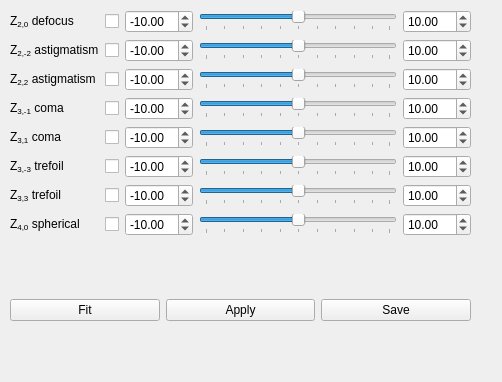
<?xml version="1.0" encoding="UTF-8"?>
<ui version="4.0">
 <class>Form</class>
 <widget class="QWidget" name="Form">
  <property name="geometry">
   <rect>
    <x>0</x>
    <y>0</y>
    <width>502</width>
    <height>382</height>
   </rect>
  </property>
  <property name="sizePolicy">
   <sizepolicy hsizetype="Fixed" vsizetype="Fixed">
    <horstretch>0</horstretch>
    <verstretch>0</verstretch>
   </sizepolicy>
  </property>
  <property name="windowTitle">
   <string>Form</string>
  </property>
  <widget class="QWidget" name="verticalLayoutWidget">
   <property name="geometry">
    <rect>
     <x>10</x>
     <y>10</y>
     <width>461</width>
     <height>311</height>
    </rect>
   </property>
   <layout class="QVBoxLayout" name="verticalLayout">
    <item>
     <layout class="QGridLayout" name="gridLayout">
      <item row="2" column="2">
       <widget class="QDoubleSpinBox" name="astigyMin">
        <property name="minimum">
         <double>-100.000000000000000</double>
        </property>
        <property name="maximum">
         <double>100.000000000000000</double>
        </property>
        <property name="value">
         <double>-10.000000000000000</double>
        </property>
       </widget>
      </item>
      <item row="6" column="2">
       <widget class="QDoubleSpinBox" name="trefoilpMin">
        <property name="minimum">
         <double>-100.000000000000000</double>
        </property>
        <property name="maximum">
         <double>100.000000000000000</double>
        </property>
        <property name="value">
         <double>-10.000000000000000</double>
        </property>
       </widget>
      </item>
      <item row="0" column="4">
       <widget class="QDoubleSpinBox" name="defocusMax">
        <property name="minimum">
         <double>-100.000000000000000</double>
        </property>
        <property name="maximum">
         <double>100.000000000000000</double>
        </property>
        <property name="value">
         <double>10.000000000000000</double>
        </property>
       </widget>
      </item>
      <item row="2" column="3">
       <widget class="QSlider" name="astigySlider">
        <property name="value">
         <number>50</number>
        </property>
        <property name="orientation">
         <enum>Qt::Horizontal</enum>
        </property>
        <property name="invertedAppearance">
         <bool>false</bool>
        </property>
        <property name="invertedControls">
         <bool>false</bool>
        </property>
        <property name="tickPosition">
         <enum>QSlider::TicksBelow</enum>
        </property>
       </widget>
      </item>
      <item row="3" column="1">
       <widget class="QCheckBox" name="comamCheck">
        <property name="toolTip">
         <string>fit</string>
        </property>
       </widget>
      </item>
      <item row="3" column="3">
       <widget class="QSlider" name="comamSlider">
        <property name="value">
         <number>50</number>
        </property>
        <property name="orientation">
         <enum>Qt::Horizontal</enum>
        </property>
        <property name="invertedAppearance">
         <bool>false</bool>
        </property>
        <property name="invertedControls">
         <bool>false</bool>
        </property>
        <property name="tickPosition">
         <enum>QSlider::TicksBelow</enum>
        </property>
       </widget>
      </item>
      <item row="1" column="4">
       <widget class="QDoubleSpinBox" name="astigxMax">
        <property name="minimum">
         <double>-100.000000000000000</double>
        </property>
        <property name="maximum">
         <double>100.000000000000000</double>
        </property>
        <property name="value">
         <double>10.000000000000000</double>
        </property>
       </widget>
      </item>
      <item row="4" column="1">
       <widget class="QCheckBox" name="comapCheck">
        <property name="toolTip">
         <string>fit</string>
        </property>
       </widget>
      </item>
      <item row="6" column="4">
       <widget class="QDoubleSpinBox" name="trefoilpMax">
        <property name="minimum">
         <double>-100.000000000000000</double>
        </property>
        <property name="maximum">
         <double>100.000000000000000</double>
        </property>
        <property name="value">
         <double>10.000000000000000</double>
        </property>
       </widget>
      </item>
      <item row="2" column="1">
       <widget class="QCheckBox" name="astigyCheck">
        <property name="toolTip">
         <string>fit</string>
        </property>
       </widget>
      </item>
      <item row="2" column="4">
       <widget class="QDoubleSpinBox" name="astigyMax">
        <property name="minimum">
         <double>-100.000000000000000</double>
        </property>
        <property name="maximum">
         <double>100.000000000000000</double>
        </property>
        <property name="value">
         <double>10.000000000000000</double>
        </property>
       </widget>
      </item>
      <item row="0" column="0">
       <widget class="QLabel" name="label_2">
        <property name="text">
         <string>Z&lt;sub&gt;2,0&lt;/sub&gt; defocus</string>
        </property>
       </widget>
      </item>
      <item row="0" column="1">
       <widget class="QCheckBox" name="defocusCheck">
        <property name="toolTip">
         <string>fit</string>
        </property>
       </widget>
      </item>
      <item row="5" column="1">
       <widget class="QCheckBox" name="trefoilmCheck">
        <property name="toolTip">
         <string>fit</string>
        </property>
       </widget>
      </item>
      <item row="5" column="2">
       <widget class="QDoubleSpinBox" name="trefoilmMin">
        <property name="minimum">
         <double>-100.000000000000000</double>
        </property>
        <property name="maximum">
         <double>100.000000000000000</double>
        </property>
        <property name="value">
         <double>-10.000000000000000</double>
        </property>
       </widget>
      </item>
      <item row="0" column="3">
       <widget class="QSlider" name="defocusSlider">
        <property name="value">
         <number>50</number>
        </property>
        <property name="orientation">
         <enum>Qt::Horizontal</enum>
        </property>
        <property name="invertedAppearance">
         <bool>false</bool>
        </property>
        <property name="invertedControls">
         <bool>false</bool>
        </property>
        <property name="tickPosition">
         <enum>QSlider::TicksBelow</enum>
        </property>
       </widget>
      </item>
      <item row="5" column="0">
       <widget class="QLabel" name="label_7">
        <property name="text">
         <string>Z&lt;sub&gt;3,-3&lt;/sub&gt; trefoil</string>
        </property>
       </widget>
      </item>
      <item row="1" column="0">
       <widget class="QLabel" name="label_3">
        <property name="text">
         <string>Z&lt;sub&gt;2,-2&lt;/sub&gt; astigmatism</string>
        </property>
       </widget>
      </item>
      <item row="3" column="0">
       <widget class="QLabel" name="label_5">
        <property name="text">
         <string>Z&lt;sub&gt;3,-1&lt;/sub&gt; coma</string>
        </property>
       </widget>
      </item>
      <item row="1" column="3">
       <widget class="QSlider" name="astigxSlider">
        <property name="value">
         <number>50</number>
        </property>
        <property name="orientation">
         <enum>Qt::Horizontal</enum>
        </property>
        <property name="invertedAppearance">
         <bool>false</bool>
        </property>
        <property name="invertedControls">
         <bool>false</bool>
        </property>
        <property name="tickPosition">
         <enum>QSlider::TicksBelow</enum>
        </property>
       </widget>
      </item>
      <item row="4" column="3">
       <widget class="QSlider" name="comapSlider">
        <property name="value">
         <number>50</number>
        </property>
        <property name="orientation">
         <enum>Qt::Horizontal</enum>
        </property>
        <property name="invertedAppearance">
         <bool>false</bool>
        </property>
        <property name="invertedControls">
         <bool>false</bool>
        </property>
        <property name="tickPosition">
         <enum>QSlider::TicksBelow</enum>
        </property>
       </widget>
      </item>
      <item row="6" column="3">
       <widget class="QSlider" name="trefoilpSlider">
        <property name="value">
         <number>50</number>
        </property>
        <property name="orientation">
         <enum>Qt::Horizontal</enum>
        </property>
        <property name="invertedAppearance">
         <bool>false</bool>
        </property>
        <property name="invertedControls">
         <bool>false</bool>
        </property>
        <property name="tickPosition">
         <enum>QSlider::TicksBelow</enum>
        </property>
       </widget>
      </item>
      <item row="0" column="2">
       <widget class="QDoubleSpinBox" name="defocusMin">
        <property name="minimum">
         <double>-100.000000000000000</double>
        </property>
        <property name="maximum">
         <double>100.000000000000000</double>
        </property>
        <property name="value">
         <double>-10.000000000000000</double>
        </property>
       </widget>
      </item>
      <item row="5" column="3">
       <widget class="QSlider" name="trefoilmSlider">
        <property name="value">
         <number>50</number>
        </property>
        <property name="orientation">
         <enum>Qt::Horizontal</enum>
        </property>
        <property name="invertedAppearance">
         <bool>false</bool>
        </property>
        <property name="invertedControls">
         <bool>false</bool>
        </property>
        <property name="tickPosition">
         <enum>QSlider::TicksBelow</enum>
        </property>
       </widget>
      </item>
      <item row="1" column="2">
       <widget class="QDoubleSpinBox" name="astigxMin">
        <property name="minimum">
         <double>-100.000000000000000</double>
        </property>
        <property name="maximum">
         <double>100.000000000000000</double>
        </property>
        <property name="value">
         <double>-10.000000000000000</double>
        </property>
       </widget>
      </item>
      <item row="6" column="0">
       <widget class="QLabel" name="label_8">
        <property name="text">
         <string>Z&lt;sub&gt;3,3&lt;/sub&gt; trefoil</string>
        </property>
       </widget>
      </item>
      <item row="3" column="2">
       <widget class="QDoubleSpinBox" name="comamMin">
        <property name="minimum">
         <double>-100.000000000000000</double>
        </property>
        <property name="maximum">
         <double>100.000000000000000</double>
        </property>
        <property name="value">
         <double>-10.000000000000000</double>
        </property>
       </widget>
      </item>
      <item row="3" column="4">
       <widget class="QDoubleSpinBox" name="comamMax">
        <property name="minimum">
         <double>-100.000000000000000</double>
        </property>
        <property name="maximum">
         <double>100.000000000000000</double>
        </property>
        <property name="value">
         <double>10.000000000000000</double>
        </property>
       </widget>
      </item>
      <item row="1" column="1">
       <widget class="QCheckBox" name="astigxCheck">
        <property name="toolTip">
         <string>fit</string>
        </property>
       </widget>
      </item>
      <item row="4" column="2">
       <widget class="QDoubleSpinBox" name="comapMin">
        <property name="minimum">
         <double>-100.000000000000000</double>
        </property>
        <property name="maximum">
         <double>100.000000000000000</double>
        </property>
        <property name="value">
         <double>-10.000000000000000</double>
        </property>
       </widget>
      </item>
      <item row="4" column="4">
       <widget class="QDoubleSpinBox" name="comapMax">
        <property name="minimum">
         <double>-100.000000000000000</double>
        </property>
        <property name="maximum">
         <double>100.000000000000000</double>
        </property>
        <property name="value">
         <double>10.000000000000000</double>
        </property>
       </widget>
      </item>
      <item row="2" column="0">
       <widget class="QLabel" name="label_4">
        <property name="text">
         <string>Z&lt;sub&gt;2,2&lt;/sub&gt; astigmatism</string>
        </property>
       </widget>
      </item>
      <item row="4" column="0">
       <widget class="QLabel" name="label_6">
        <property name="text">
         <string>Z&lt;sub&gt;3,1&lt;/sub&gt; coma</string>
        </property>
       </widget>
      </item>
      <item row="6" column="1">
       <widget class="QCheckBox" name="trefoilpCheck">
        <property name="toolTip">
         <string>fit</string>
        </property>
       </widget>
      </item>
      <item row="5" column="4">
       <widget class="QDoubleSpinBox" name="trefoilmMax">
        <property name="minimum">
         <double>-100.000000000000000</double>
        </property>
        <property name="maximum">
         <double>100.000000000000000</double>
        </property>
        <property name="value">
         <double>10.000000000000000</double>
        </property>
       </widget>
      </item>
      <item row="7" column="0">
       <widget class="QLabel" name="label_9">
        <property name="text">
         <string>Z&lt;sub&gt;4,0&lt;/sub&gt; spherical</string>
        </property>
       </widget>
      </item>
      <item row="7" column="1">
       <widget class="QCheckBox" name="sphericalCheck">
        <property name="toolTip">
         <string>fit</string>
        </property>
       </widget>
      </item>
      <item row="7" column="2">
       <widget class="QDoubleSpinBox" name="sphericalMin">
        <property name="minimum">
         <double>-100.000000000000000</double>
        </property>
        <property name="maximum">
         <double>100.000000000000000</double>
        </property>
        <property name="value">
         <double>-10.000000000000000</double>
        </property>
       </widget>
      </item>
      <item row="7" column="3">
       <widget class="QSlider" name="sphericalSlider">
        <property name="value">
         <number>50</number>
        </property>
        <property name="orientation">
         <enum>Qt::Horizontal</enum>
        </property>
        <property name="invertedAppearance">
         <bool>false</bool>
        </property>
        <property name="invertedControls">
         <bool>false</bool>
        </property>
        <property name="tickPosition">
         <enum>QSlider::TicksBelow</enum>
        </property>
       </widget>
      </item>
      <item row="7" column="4">
       <widget class="QDoubleSpinBox" name="sphericalMax">
        <property name="minimum">
         <double>-100.000000000000000</double>
        </property>
        <property name="maximum">
         <double>100.000000000000000</double>
        </property>
        <property name="value">
         <double>10.000000000000000</double>
        </property>
       </widget>
      </item>
     </layout>
    </item>
    <item>
     <spacer name="verticalSpacer">
      <property name="orientation">
       <enum>Qt::Vertical</enum>
      </property>
      <property name="sizeHint" stdset="0">
       <size>
        <width>20</width>
        <height>40</height>
       </size>
      </property>
     </spacer>
    </item>
    <item>
     <layout class="QHBoxLayout" name="horizontalLayout_2">
      <item>
       <widget class="QPushButton" name="fitButton">
        <property name="text">
         <string>Fit</string>
        </property>
       </widget>
      </item>
      <item>
       <widget class="QPushButton" name="applyButton">
        <property name="text">
         <string>Apply</string>
        </property>
       </widget>
      </item>
      <item>
       <widget class="QPushButton" name="saveButton">
        <property name="text">
         <string>Save</string>
        </property>
       </widget>
      </item>
     </layout>
    </item>
   </layout>
  </widget>
 </widget>
 <resources/>
 <connections>
  <connection>
   <sender>defocusSlider</sender>
   <signal>valueChanged(int)</signal>
   <receiver>applyButton</receiver>
   <slot>click()</slot>
   <hints>
    <hint type="sourcelabel">
     <x>285</x>
     <y>28</y>
    </hint>
    <hint type="destinationlabel">
     <x>257</x>
     <y>302</y>
    </hint>
   </hints>
  </connection>
  <connection>
   <sender>astigxSlider</sender>
   <signal>valueChanged(int)</signal>
   <receiver>applyButton</receiver>
   <slot>click()</slot>
   <hints>
    <hint type="sourcelabel">
     <x>271</x>
     <y>54</y>
    </hint>
    <hint type="destinationlabel">
     <x>271</x>
     <y>307</y>
    </hint>
   </hints>
  </connection>
  <connection>
   <sender>astigySlider</sender>
   <signal>valueChanged(int)</signal>
   <receiver>applyButton</receiver>
   <slot>click()</slot>
   <hints>
    <hint type="sourcelabel">
     <x>324</x>
     <y>100</y>
    </hint>
    <hint type="destinationlabel">
     <x>281</x>
     <y>300</y>
    </hint>
   </hints>
  </connection>
  <connection>
   <sender>comamSlider</sender>
   <signal>valueChanged(int)</signal>
   <receiver>applyButton</receiver>
   <slot>click()</slot>
   <hints>
    <hint type="sourcelabel">
     <x>222</x>
     <y>131</y>
    </hint>
    <hint type="destinationlabel">
     <x>216</x>
     <y>294</y>
    </hint>
   </hints>
  </connection>
  <connection>
   <sender>comapSlider</sender>
   <signal>valueChanged(int)</signal>
   <receiver>applyButton</receiver>
   <slot>click()</slot>
   <hints>
    <hint type="sourcelabel">
     <x>350</x>
     <y>165</y>
    </hint>
    <hint type="destinationlabel">
     <x>285</x>
     <y>304</y>
    </hint>
   </hints>
  </connection>
  <connection>
   <sender>trefoilmSlider</sender>
   <signal>valueChanged(int)</signal>
   <receiver>applyButton</receiver>
   <slot>click()</slot>
   <hints>
    <hint type="sourcelabel">
     <x>305</x>
     <y>192</y>
    </hint>
    <hint type="destinationlabel">
     <x>286</x>
     <y>298</y>
    </hint>
   </hints>
  </connection>
  <connection>
   <sender>trefoilpSlider</sender>
   <signal>valueChanged(int)</signal>
   <receiver>applyButton</receiver>
   <slot>click()</slot>
   <hints>
    <hint type="sourcelabel">
     <x>376</x>
     <y>226</y>
    </hint>
    <hint type="destinationlabel">
     <x>290</x>
     <y>304</y>
    </hint>
   </hints>
  </connection>
  <connection>
   <sender>sphericalSlider</sender>
   <signal>valueChanged(int)</signal>
   <receiver>applyButton</receiver>
   <slot>click()</slot>
   <hints>
    <hint type="sourcelabel">
     <x>326</x>
     <y>257</y>
    </hint>
    <hint type="destinationlabel">
     <x>278</x>
     <y>306</y>
    </hint>
   </hints>
  </connection>
 </connections>
</ui>
